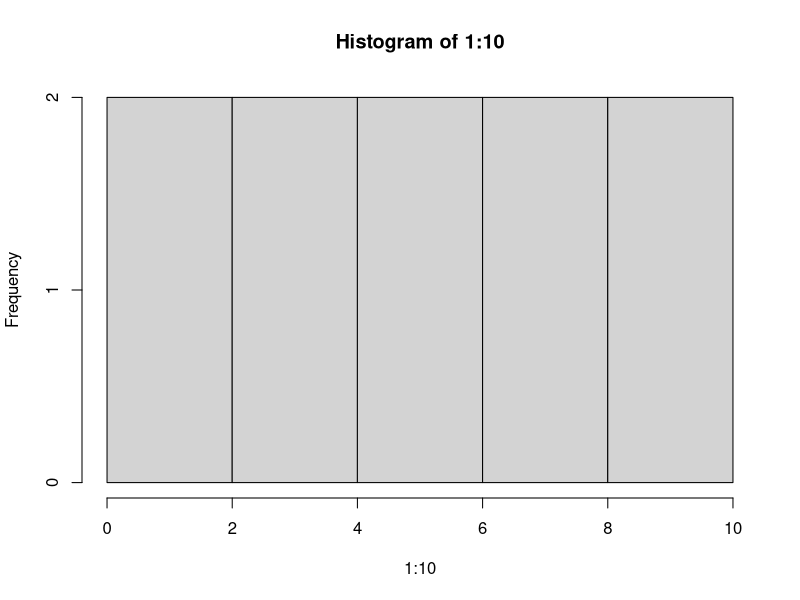
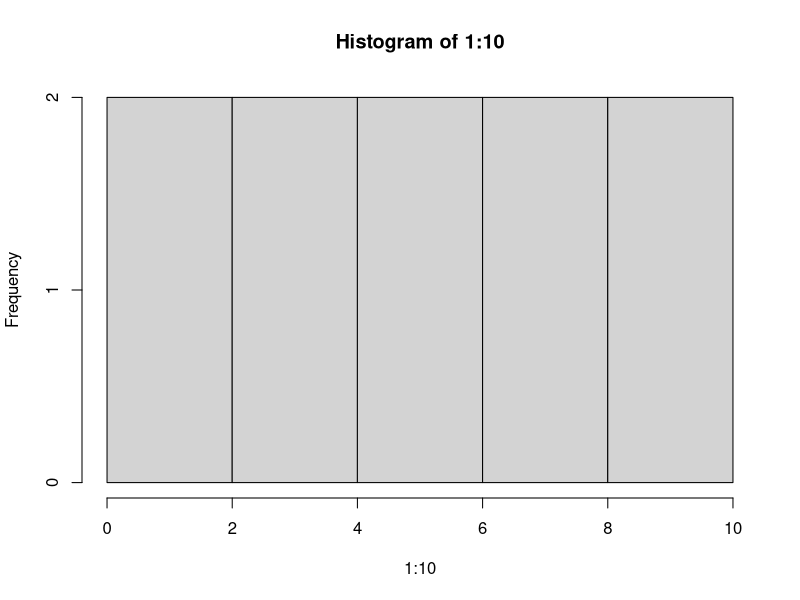
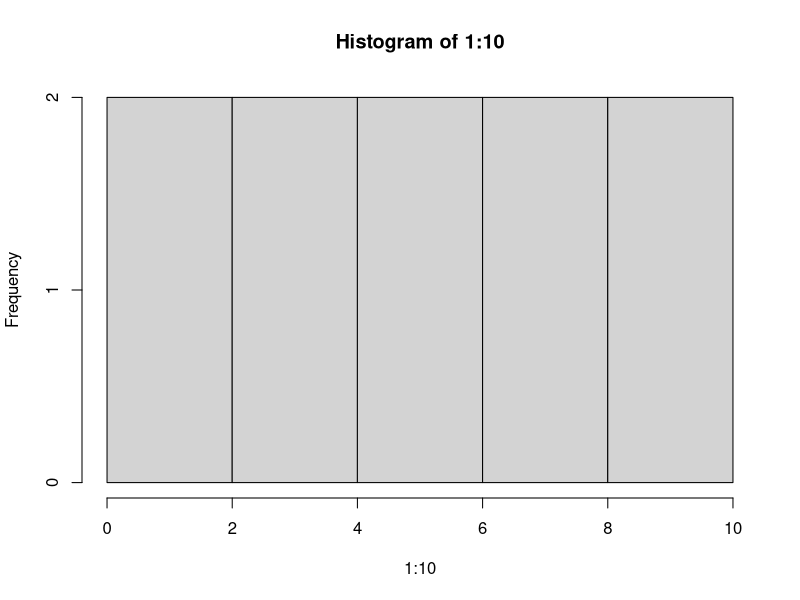

R code for these plots, in order:
## ---- chunk 1
hist(1:10)

## ---- chunk 2
knitr::knit_hooks$set(drop1=function(before, options, envir) {
    if (before) {
        paste(
            '<p>',
'<button class="btn btn-primary collapsed" data-toggle="collapse" data-target="#ce1">',
'</button>',
'</p>',
'<div class="collapse" id="ce1">',
'<div class="card card-body">',  sep = "\n")
    } else {
        paste("</div>", "</div>", sep = "\n")
    }
})
## ---- chunk 3
str(iris)
## ---- chunk 4
knitr::knit_hooks$set(drop2=function(before, options, envir) {
    if (before) {
        paste(
            '<p>',
'<a class="btn btn-primary collapsed" data-toggle="collapse" href="#ce2">',
'<span class="if-collapsed">+</span>',
'<span class="if-not-collapsed">-</span>',
'</a>',
'</p>',
'<div class="collapse" id="ce2">',
'<div class="card card-body">',  sep = "\n")
    } else {
        paste("</div>", "</div>", sep = "\n")
    }
})
## ---- chunk 5
str(iris)
## ---- chunk 6
  hist(1:10)
## ---- chunk 7
    hist(1:10)
